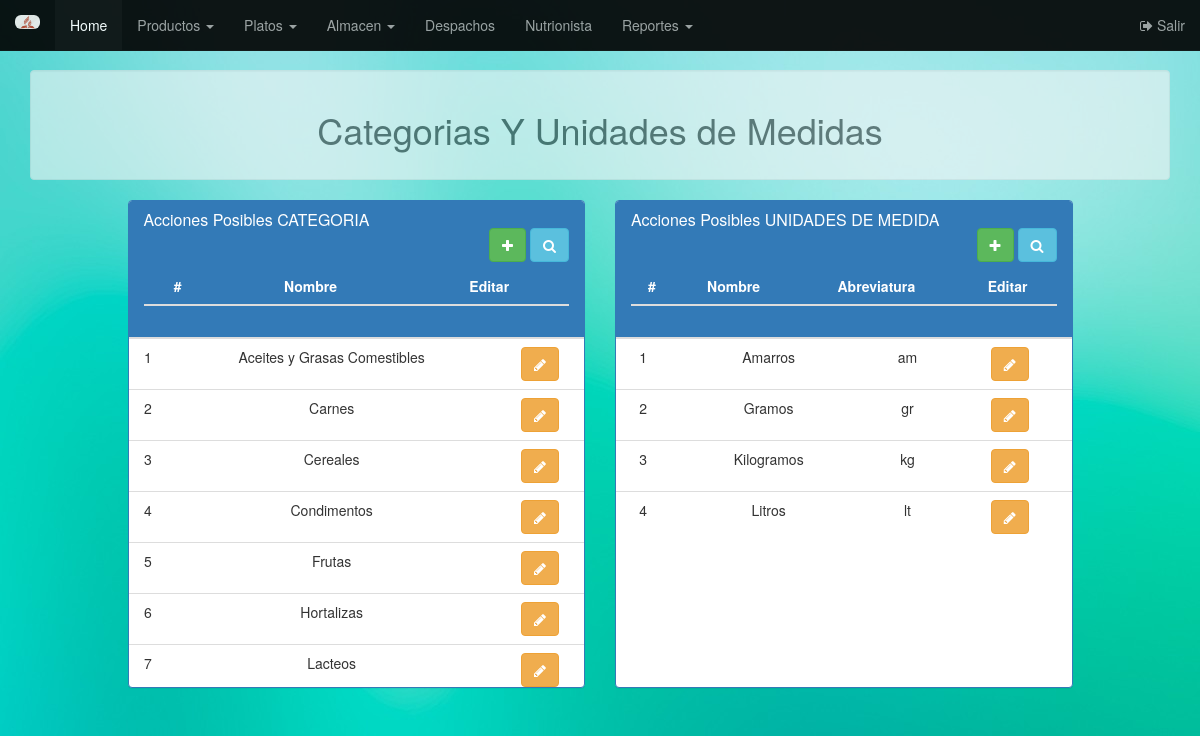
Page /view/menuAdmin.php?modo=gCategoriaProducto (signed in) on the committed database.
### tables this page shows
create table categoriaProducto (
    idCatProducto int not null auto_increment primary Key,
    nombreCategoria varchar(30)not null
);

create table udiadMedida (
    idUnidMedida int not null auto_increment primary Key,
    nombre varchar(30)not null,
    abreviatura varchar(30)not null
);

### controller/ctrCategoria.php (called while the page is built, shortened)
<?php
class ManageCategoria
{
  private $Conexion;
  function __construct($conn)
  {
    $this->Conexion =$conn;
  }
  public function listaCategoria()
  {
    $consulta = new ConsultasBasicas();
    $listaCate = $consulta->listaCategorias($this->Conexion);
    $listArray = array();
    $i = 0;
    foreach ($listaCate as $listaC) {
      $cat = new Categoria($listaC['nombreCategoria']);
      $cat->IdCategoria = $listaC['idCatProducto'];
      $listArray[$i] = $cat;
      $i++;
    }
    return $listArray;
  }
}
?>

### model/consultasBasicas.php (called while the page is built, shortened)
<?php
class ConsultasBasicas
{
  public function listaCategorias($conn)
  {
    $consulta = $conn->prepare('SELECT * FROM categoriaProducto ORDER BY nombreCategoria');
    $consulta->execute();
    $registro = $consulta->fetchAll();
    return $registro;
  }
  public function listaMetricas($conn)
  {
    $consulta = $conn->prepare('SELECT * FROM udiadmedida ORDER BY nombre');
    $consulta->execute();
    $registro = $consulta->fetchAll();
    return $registro;
  }
}
?>

### model/categoria.php (called while the page is built, shortened)
<?php
class Categoria
{
  function __construct($nombreCategoria)
  {
    $this->NombreCategoria = $nombreCategoria;
  }
  public function __get($atributo)
  {
    if (property_exists($this, $atributo)) {
      return $this->$atributo;
    }else {
      return "Error al encontrar Atributo GET {$atributo} .";
    }
  }
}
?>

### controller/ctrMetrica.php (called while the page is built, shortened)
<?php
class ManageMetrica
{
  private $Conexion;
  function __construct($conexion)
  {
    $this->Conexion = $conexion;
  }
  public function lista()
  {
    $consulta = new ConsultasBasicas();
    $listaMet = $consulta->listaMetricas($this->Conexion);
    $listArray = array();
    $i = 0;
    foreach ($listaMet as $listaM) {
      $met = new Metrica($listaM['nombre'], $listaM['abreviatura']);
      $met->IdMetrica = $listaM['idUnidMedida'];
      $listArray[$i] = $met;
      $i++;
    }
    return $listArray;
  }
}
?>

### model/metrica.php (called while the page is built, shortened)
<?php
class Metrica
{
  function __construct($nombreMetrica, $abreviatura)
  {
    $this->NombreMetrica = $nombreMetrica;
    $this->Abreviatura = $abreviatura;
  }
  public function __get($atributo)
  {
    if (property_exists($this, $atributo)) {
      return $this->$atributo;
    }else {
      return "Error al encontrar Atributo GET {$atributo} .";
    }
  }
}
?>

### view/menuAdmin.php (shortened to what this page needs)
<?php
  if (isset($_SESSION['user'])) {
    include '../controller/ctrIndex.php';
    if (isset($_GET['modo'])) {
        $menu = new ManagePage($_GET['modo']);
        $menu->menuAdmin();
    }else {
      $menu = new ManagePage("default");
      $menu->menuAdmin();
    }
  }else {
    header("Location: ../index.php?modo=AccesDenied");
  }
?>

### controller/ctrIndex.php (shortened to what this page needs)
<?php
class ManagePage
{
  private $Modo;
  public function __construct($modo)
  {
    $this->Modo = $modo;
  }
        ?>
          <?php
  public function MenuAdmin()
  {
    switch ($this->Modo) {
        ?>
        <?php
      case 'gCategoriaProducto':
        include 'headerAdmin.php';
        include 'bodyCatProducto.php';
        include 'footerAdmin.php';
        break;
        ?>
        <?php
    }
  }
}
?>

### view/headerAdmin.php (shortened to what this page needs)
<!DOCTYPE html>
<html lang="en">
<head>
	<link rel="stylesheet" href="css/estiloMenAdmin.css">
	<link rel="stylesheet" href="css/tabsDespachos.css">
	<link rel="stylesheet" href="css/bootstrap.min.css">
	<link rel="stylesheet" href="css/bootstrap-select.min.css">
  <link rel="stylesheet" href="css/font-awesome/css/font-awesome.min.css">
	<link rel="stylesheet" href="css/bootstrap-datepicker.min.css">
</head>
<body>
	<header>
		<nav class="navbar navbar-inverse navbar-fixed-top" style="background-color: black; opacity:0.91">
			<div class="container-fluid">
				<div class="navbar-header">
					<a class="navbar-brand" href="#"><img src="../view/multimedia/img/logo.png" class="img-responsive img-rounded"   width="25" height="25" ></a>
				</div>
				<div class="collapse navbar-collapse" id="myNavbar">
					<ul class="nav navbar-nav">
						<li class="active"><a href="menuAdmin.php">Home</a></li>
						<li class="dropdown">
		          <a href="#" class="dropdown-toggle" data-toggle="dropdown" role="button" aria-haspopup="true" aria-expanded="false">Productos <span class="caret"></span></a>
		        </li>
						<li class="dropdown">
		          <a href="#" class="dropdown-toggle" data-toggle="dropdown" role="button" aria-haspopup="true" aria-expanded="false">Platos <span class="caret"></span></a>
		        </li>
						<li class="dropdown">
		          <a href="#" class="dropdown-toggle" data-toggle="dropdown" role="button" aria-haspopup="true" aria-expanded="false">Almacen <span class="caret"></span></a>
		        </li>
						<li><a href="menuAdmin.php?modo=gDespachos">Despachos</a></li>
						<li><a href="menuAdmin.php?modo=gUsuario">Nutrionista</a></li>
						<li class="dropdown">
		          <a href="#" class="dropdown-toggle" data-toggle="dropdown" role="button" aria-haspopup="true" aria-expanded="false">Reportes <span class="caret"></span></a>
		        </li>
					</ul>
					<ul class="nav navbar-nav navbar-right">
						<li><a href="#"><?php echo ucwords(strtolower($_SESSION['user'])); ?></a></li>
						<li><a href="menuAdmin.php?modo=cerrarSesion"><span class="fa fa-sign-out"></span> Salir</a></li>
					</ul>
				</div>
			</div>
		</nav>
	</header>

### view/bodyCatProducto.php (shortened to what this page needs)
<?php
include '../model/categoria.php';
include '../model/metrica.php';
include '../model/consultasBasicas.php';
include '../controller/ctrCategoria.php';
include '../controller/ctrMetrica.php';
$con = new Conexion();
$manageCat = new ManageCategoria($con);
$litaCat = $manageCat->listaCategoria();
$manageMet = new ManageMetrica($con);
$litaMet = $manageMet->lista();
?>
<div class="container">
        <div class="text-center well" style="opacity:0.6">
            <h1>Categorias Y Unidades de Medidas</h1>
        </div>
        <div class="row">
            <div class="col-sm-1 col-md-1"></div>
            <div class="col-sm-5 col-md-5">
                <div class="panel panel-primary">
        					<div class="panel-heading">
        						<h2 class="panel-title">Acciones Posibles CATEGORIA</h2>
        						<div class="pull-right">
											<a href="#RegistroCat" data-toggle="modal" class="clickable filter btn btn-success"><i class="fa fa-plus" data-toggle="tooltip" title="Añadir nueva Categoria"></i></a>
        							<span class="clickable filter btn btn-info" data-toggle="tooltip" title="Click aqui para buscar una Categoria" data-container="body">
        								<i class="fa fa-search"></i>
        							</span>
        						</div><br><br>
                    <div class="table-responsive">
                      <table class="table">
                        <thead class="desk">
                          <tr>
                            <th class="text-center">#</th>
                            <th class="text-center">Nombre</th>
                            <th class="text-center">Editar</th>
                          </tr>
                        </thead>
                      </table>
                    </div>
        					</div>
                  <div class="table-responsive" style="height:350px;overflow-y:scroll;;">
                    <table class="table table-hover" id="dev-table" >
                      <tbody class="text-center">
                        <?php $i = 1;
                              foreach ($litaCat as $listaC): ?>
                          <tr>
                            <td><?php echo $i++; ?></td>
                            <td><?php echo $listaC->NombreCategoria; ?></td>
                            <td><a href="#editar<?php echo $listaC->IdCategoria; ?>" class="btn btn-warning" data-toggle="modal"><i class="fa fa-pencil"></i></a></td>
                          </tr>
                        <?php endforeach; ?>
                      </tbody>
                    </table>
                  </div>
                  </div>
            </div>
            <div class="col-sm-5 col-md-5">
              <div class="panel panel-primary">
                <div class="panel-heading">
                  <h2 class="panel-title">Acciones Posibles UNIDADES DE MEDIDA</h2>
                  <div class="pull-right">
                    <a href="#RegistroMet" data-toggle="modal" class="clickable filter btn btn-success"><i class="fa fa-plus" data-toggle="tooltip" title="Añadir nueva Metrica"></i></a>
                    <span class="clickable filter btn btn-info" data-toggle="tooltip" title="Click aqui para buscar Unidad de Medida" data-container="body">
                      <i class="fa fa-search"></i>
                    </span>
                  </div><br><br>
                  <div class="table-responsive">
                    <table class="table">
                      <thead class="desk">
                        <tr>
                          <th class="text-center">#</th>
                          <th class="text-center">Nombre</th>
                          <th class="text-center">Abreviatura</th>
                          <th class="text-center">Editar</th>
                        </tr>
                      </thead>
                    </table>
                  </div>
                </div>
                <div class="table-responsive" style="height:350px;overflow-y:scroll;;">
                  <table class="table table-hover" id="task-table" >
                    <tbody class="text-center">
                      <?php $i = 1;
                            foreach ($litaMet as $listaM): ?>
                        <tr>
                          <td><?php echo $i++; ?></td>
                          <td><?php echo $listaM->NombreMetrica; ?></td>
                          <td><?php echo $listaM->Abreviatura; ?></td>
                          <td><a href="#editar<?php echo $listaM->NombreMetrica; ?>" class="btn btn-warning" data-toggle="modal"><i class="fa fa-pencil"></i></a></td>
                        </tr>
                      <?php endforeach; ?>
                    </tbody>
                  </table>
                </div>
                </div>
            </div>
            <div class="col-sm-1 col-md-1"></div>
        </div>
</div>

### view/footerAdmin.php (shortened to what this page needs)
</body>
</html>

### view/css/estiloMenAdmin.css (style rules this page uses)
body { padding-top: 70px; background-image: url("../multimedia/img/fondo.jpg"); backgroun-repeat: no-repeat; width=100%; height=100%; margin=0; border=0; padding=0; }

### rows in the picture
categoriaproducto: nombreCategoria "Aceites y Grasas Comestibles"
categoriaproducto: nombreCategoria "Carnes"
categoriaproducto: nombreCategoria "Cereales"
categoriaproducto: nombreCategoria "Condimentos"
categoriaproducto: nombreCategoria "Frutas"
categoriaproducto: nombreCategoria "Hortalizas"
categoriaproducto: nombreCategoria "Lacteos"
udiadmedida: nombre "Amarros", abreviatura "am"
udiadmedida: nombre "Gramos", abreviatura "gr"
udiadmedida: nombre "Kilogramos", abreviatura "kg"
udiadmedida: nombre "Litros", abreviatura "lt"
